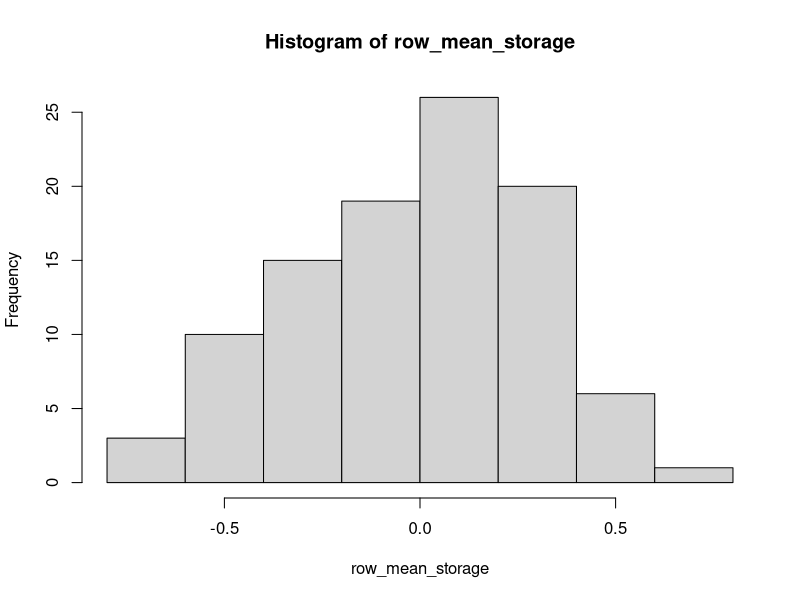
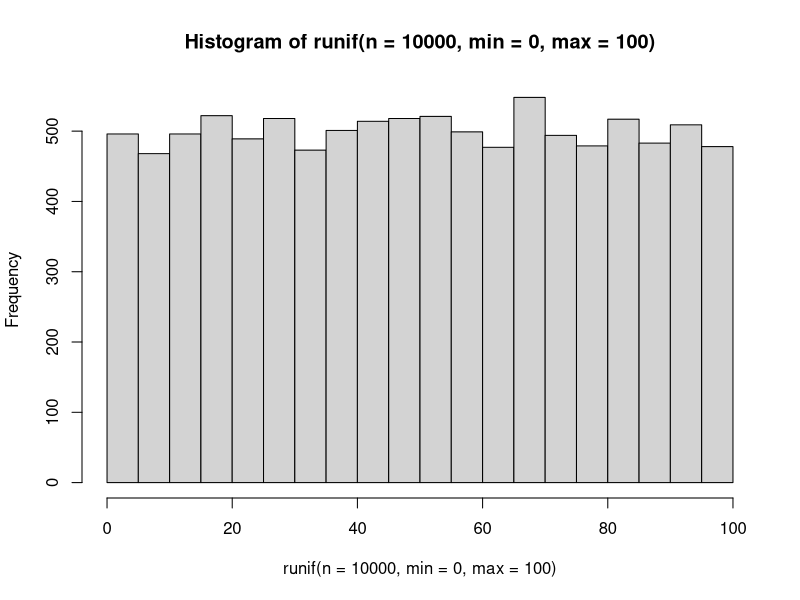
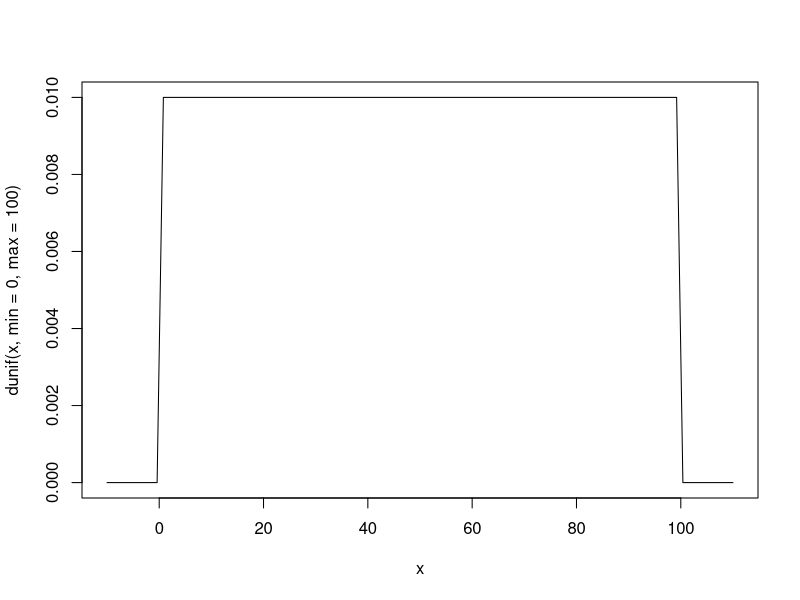
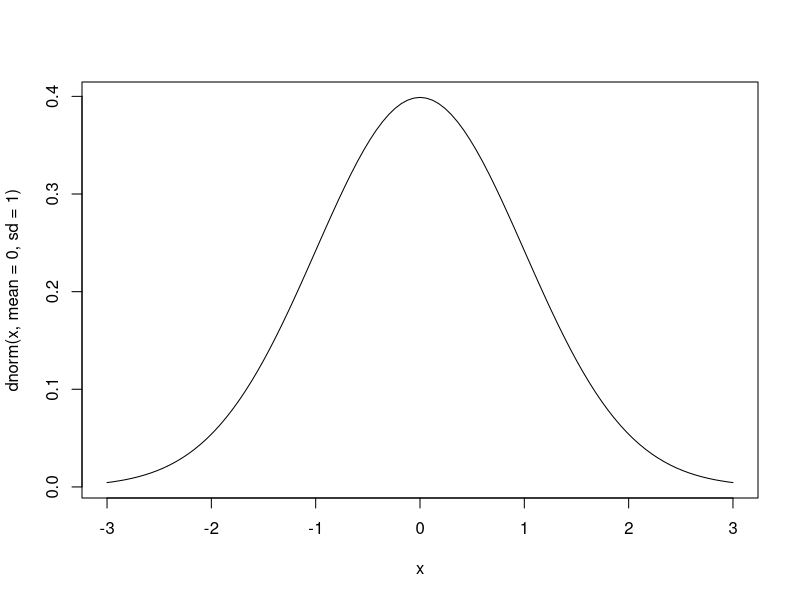
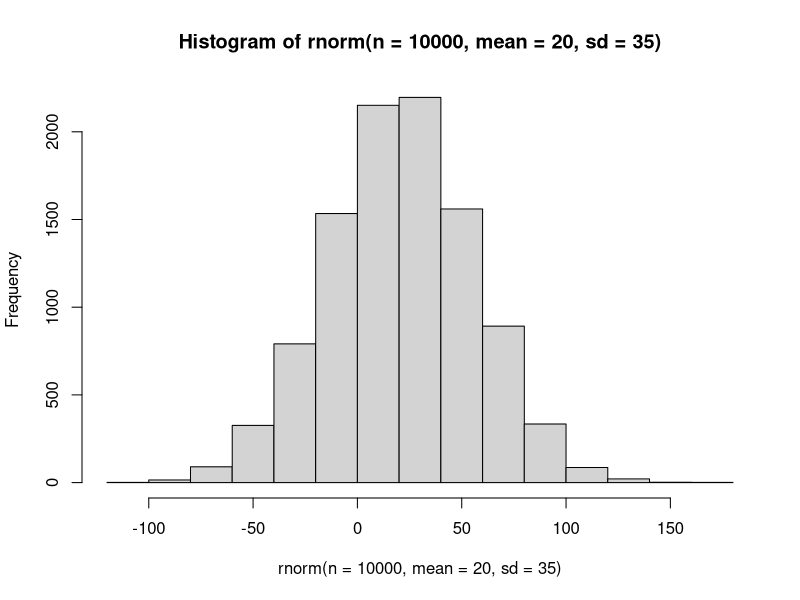
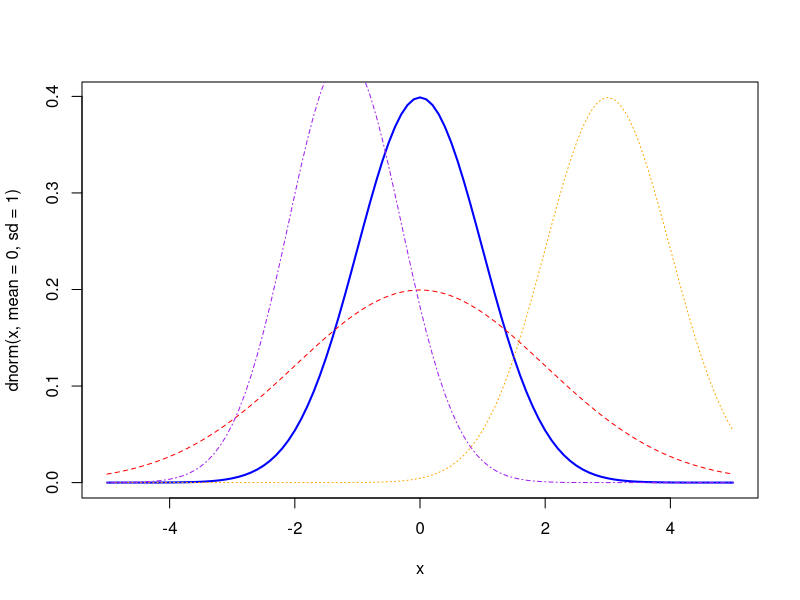
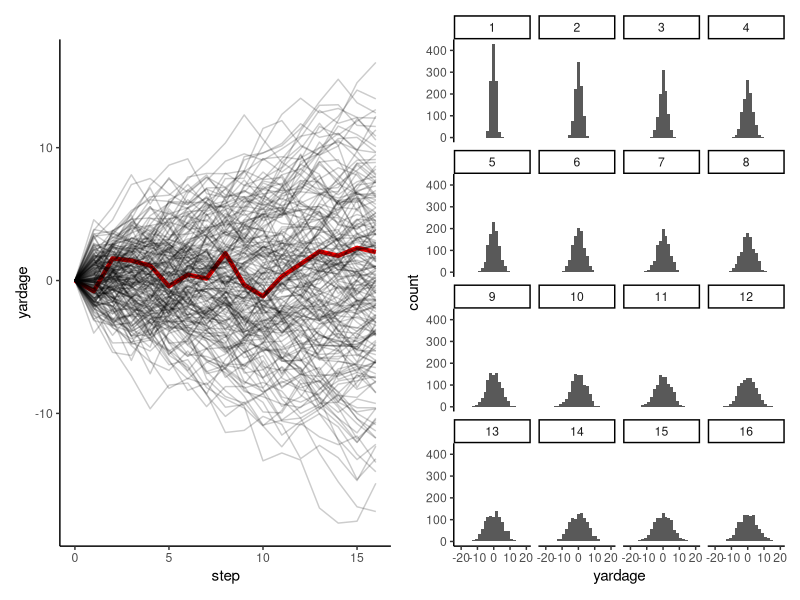

Write R code to recreate these figures, in order.
## ---- chunk 1
library(tidyverse)
## ---- chunk 2
sd(c(0, 1, 2, 3, 4, 5)) # this will give the standard deviation of these 6 numbers
sd # Note that by not including the '()' I am asking for the OBJECT 'sd', not the function sd()
## ---- chunk 3
sd(1)
sd(c(1, 2))
sd(c("dog", "cat"))
sd(c(1, 2, 3, NA))
sd(c(1, 2, 3, NA), na.rm = TRUE)
## ---- chunk 4
?sd # run this yourself
## ---- chunk 5
set.seed(123) # for reproducibility
rnorm(n = 5, mean = 5, sd = 3)
set.seed(123) # let's do that again
rnorm(5, 5, 3)
## ---- chunk 6
rnorm(5, 3) # What do you think is happening here?  Is this good code?
## ---- chunk 7
make_it_awesome <- function(a_thing) paste(a_thing, "is awesome!")
make_it_awesome("ice cream")
make_it_awesome(3)
make_it_awesome(c("dog", "cat")) # hmm
## ---- chunk 8
make_it_awesome <- function(a_thing){
  paste(a_thing, "is awesome!")
}
make_it_awesome("FST 5984")
## ---- chunk 9
mtcars$wt # this is the weight of each car in 1000s of lbs.  What does "$" do?
mean(mtcars$wt)
sd(mtcars$wt)

# Now for the first car:
(mtcars$wt[1] - mean(mtcars$wt)) / sd(mtcars$wt)
## ---- chunk 10
make_it_normalized <- function(our_data){
  
  our_mean <- mean(our_data) 
  our_sd <- sd(our_data)
  (our_data - our_mean) / our_sd # remember that R will do vector math with scalars, so this "recycles" the scalars to the length of our_data
  
}
make_it_normalized(mtcars$wt) # well that's pretty cool
## ---- chunk 11
str(iris)
make_it_normalized(iris$Sepal.Width) # let's normalize those petal widths!
## ---- chunk 12
make_it_normalized(c(iris$Sepal.Length, NA)) # oops, if our data has an NA this doesn't work so well, does it?
make_it_normalized
make_it_normalized <- function(our_data){
  
  our_mean <- mean(our_data, na.rm = TRUE) # why do I set na.rm?
  our_sd <- sd(our_data, na.rm = TRUE) # why do I set na.rm?
  (our_data - our_mean) / our_sd # remember that R will do vector math with scalars, so this "recycles" the scalars to the length of our_data
  
}
make_it_normalized(c(iris$Sepal.Length, NA)) # there we go
## ---- chunk 13
# Create a data frame called "results"
results <- data.frame(animal = character(100))

# Roll a six-sided die 100 times, and if result is in 1-2, write "dog", otherwise write "cat"
for(i in 1:100) results$animal[i] <- ifelse(sample(1:6, 1) < 3, "dog", "cat")

# Count how many times "cat" appears
length(results[results$animal == "cat", ])
## ---- chunk 14
x <- 1
y <- 10
## ---- chunk 15
"cats" %in% c("cats", "dogs", "giraffes") # is "cats" in this set of words?
1 %in% 2:100 # is 1 in the sequence from 2 to 100?
## ---- chunk 16
is.character("dog")
is.numeric("dog")
## ---- chunk 17
empty_value <- NULL
wrong_value <- NA
empty_value == NULL # this is wrong, and returns a 0-length logical vector
is.null(empty_value) # this works
wrong_value == NA # this is wrong, and will return NA (not TRUE)
is.na(wrong_value) # this works
## ---- chunk 18
if(TRUE) print("this will always print") # why will this always print?
## ---- chunk 19
if(FALSE) print("this will never print")
print("because the if() is always FALSE")
## ---- chunk 20
if(FALSE){
  print("this will never print")
  print("because the if() is always FALSE")
}
## ---- chunk 21
# Shall we play a game?

my_die_roll <- sample(1:6, 1) # roll a die for me
your_die_roll <- sample(1:6, 1) # and one for you
if(my_die_roll > your_die_roll) print("I win")
if(your_die_roll > my_die_roll) print("You win")
if(my_die_roll == your_die_roll) print("A tie!")
## ---- chunk 22
if(my_die_roll > 0) print("Nice try")
if(your_die_roll > 0) print("You too")
## ---- chunk 23
if(sample(c(0, 1), 1) == 1) print("heads") else print("tails") # another game of coin flips
## ---- chunk 24
ifelse(sample(c(0, 1), 1) == 1, "heads", "tails") # this is a silly way to use this!
## ---- chunk 25
for(i in 1:10) print(i) # why does this look different than print(1:10)?
## ---- chunk 26
some_data <- matrix(rnorm(1000, mean = 0, sd = 1), nrow = 100, ncol = 10)
for(i in 1:100){
  row_mean <- mean(some_data[i, ])
}
row_mean
## ---- chunk 27
some_data <- matrix(rnorm(1000, mean = 0, sd = 1), nrow = 100, ncol = 10)
row_mean_storage <- numeric(100) # create a 100-space long numeric vector to hold our means
for(i in 1:100){
  row_mean_storage[i] <- mean(some_data[i, ]) # put the i-th mean into the i-th slot in row_mean_storage
}
str(row_mean_storage) # I don't want to print all 100 values, so let's look at the structure of the new vector to see if this worked
hist(row_mean_storage)
## ---- chunk 28

# We're going to use brackets to be really clear about what the SCOPE of each for() loop is

for(number in 1:3){ # we can call our indicator variable (like 'i') anything -- using descriptive names is clearer
  for(letter in c("a", "b", "c", "d")){ # recall that 'letters' is a built in vector of a-z
    combination <- paste(number, letter, sep = " and ") # paste() is a utility function that PASTES a series of strings together
    print(combination)
  }
}
print(combination)
## ---- chunk 29
# Create a die and set it to 3

die <- 3

# Roll the die until you get a 1
while(die > 1) {
  die <- sample(x = 1:6, size = 1)
  if(die > 1) 
    print(paste0("You rolled a ", die, ", so you win!"))
  else
    print("You rolled a 1, so you lose!")
}
## ---- chunk 30
1:17 # print the numbers 1 to 17
## ---- chunk 31
letters # "letters" is a built in vector in R of the English alphabet
letters[5:12] # get the 5-12 letters of the alphabet
## ---- chunk 32
-1:-10 # gives the negative numbers from -1 to -10
-1:10 # gives all numbers between -1 and 10
1:-10 # counts DOWN from 1 to -10
## ---- chunk 33
1.2:5 # Count from 1.2 to 5 (note, DOES NOT include 5 b/c that is < 1 from 4.2)
1:4.5 # Count from 1 to 4, will not include 4.5 b/c it is < 1 from 4
## ---- chunk 34
help("seq") # Run this command yourself to see the display
## ---- chunk 35
seq(from = 0, to = 10, by = 0.2)
## ---- chunk 36
seq(from = 0, to = 10, length.out = 25)
## ---- chunk 37
rep(x = "cool", times = 10) # get a vector of 10 "cool"s
rep(x = c(1, 3, 5), times = 2) # repeat the vector (1, 3, 5) twice
rep(x = c(1, 3, 5), each = 2) # now, repeat EACH ELEMENT of (1, 3, 5) twice
## ---- chunk 38
set.seed(1234) # this will not return anything
## ---- chunk 39
runif(n = 1, min = 0, max = 1) # generate a single random number between 0 and 1
runif(n = 10, min = 0, max = 100) # generate 10 random numbers between 0 and 100
## ---- chunk 40
hist(runif(n = 1e4, min = 0, max = 100))
## ---- chunk 41
curve(dunif(x, min = 0, max = 100), from = -10, to = 110)
## ---- chunk 42
curve(dnorm(x, mean = 0, sd = 1), from = -3, to = 3)
## ---- chunk 43
hist(rnorm(n = 1e4, mean = 20, sd = 35))
## ---- chunk 44
curve(dnorm(x, mean = 0, sd = 1), from = -5, to = 5, col = "blue", lwd = 2) # the "standard" normal
curve(dnorm(x, mean = 0, sd = 2), from = -5, to = 5, col = "red", lty = 2, add = TRUE) # a much more "diffuse" (higher sd) normal
curve(dnorm(x, mean = 3, sd = 1), from = -5, to = 5, col = "orange", lty = 3, add = TRUE) # a standard normal with mean shifted
curve(dnorm(x, mean = -1.2, sd = 0.90), from = -5, to = 5, col = "purple", lty = 4, add = TRUE) # a normal shifted and with less spread (lower sd)
## ---- chunk 45
steps <- matrix(0, nrow = 1000, ncol = 16) # we make a nice matrix to store our results
colnames(steps) <- paste0("step_", 1:16) # each row is a person, each column is their step position
for(i in 1:1000){ # for each person, do the following steps
  for(j in 1:16){ # for each step, flip a coin
    steps[i, j] <- sample(c(-1, 1), 1) %>% rnorm(n = 1, mean = ., sd = 1) # if the result is heads, step forward (+1) or backward (-1) with gaussian step size
  }
} 

# Now we have a matrix that shows what happens at each step.  We WANT a matrix
# that shows WHERE each person is at each step.  To do this we will use the
# cumsum() function, which stands for "cumulative sum", meaning that at each
# step it will add all previous steps

positions <- matrix(0, nrow = 1000, ncol = 16)
colnames(positions) <- paste0("yards_", 1:16)

for(i in 1:1000)
  positions[i, ] <- cumsum(steps[i, ]) # for each person, set their yardage to the sum of their steps on all previous steps

steps[1, ] # here are the steps that person 1 makes
positions[1, ] # and here is where they are in terms of yardage

## ---- chunk 46
library(tidyverse)
library(patchwork)

step_plot <- positions %>% 
  as_tibble() %>%
  slice_head(n = 200) %>%
  mutate(person = row_number(), yards_0 = 0) %>%
  pivot_longer(names_to = "step",
               values_to = "yardage",
               -person) %>%
  mutate(step = str_remove(step, "yards_") %>% as.numeric()) %>%
  ggplot(aes(x = step,
             y = yardage,
             group = person)) +
  geom_line(data = . %>% filter(person == 1), 
            aes(x = step, y = yardage), 
            color = "red", 
            inherit.aes = FALSE,
            size = 1.5) +
  geom_line(alpha = 0.2) +
  theme_classic()

step_hist <- positions %>% 
  as_tibble() %>%
  mutate(person = row_number()) %>%
  pivot_longer(names_to = "step",
               values_to = "yardage",
               -person) %>%
  mutate(step = str_remove(step, "yards_") %>% as.numeric()) %>%
  ggplot(aes(x = yardage)) + 
  geom_histogram(bins = 24) + 
  facet_wrap(~step, nrow = 4) + 
  theme_classic()

step_plot + step_hist


## ---- chunk 47
sample(x = 1:6, size = 1) # here we simulate rolling a six-sided die 1 time
sample(x = 1:6, size = 1000, replace = TRUE) # and here we simulate rolling that same die 1000 times
## ---- chunk 48
nrow(mtcars) # there are 32 rows (observations) in mtcars
our_sample_indices <- sample(x = 1:32, size = 10, replace = FALSE) # get 10 random numbers in [1:32]
mtcars[our_sample_indices, ] # use the indexing functions to get the rows that correspond to our random numbers
